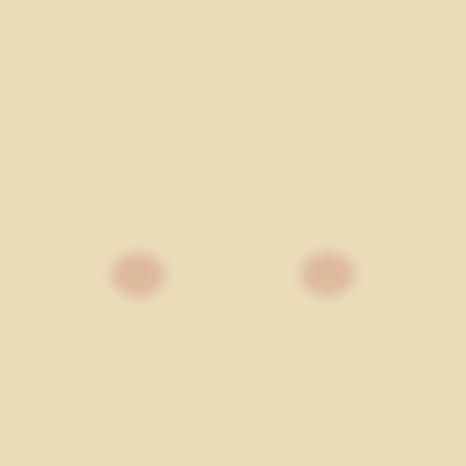
#> input picture face/bg.png, 466 x 466 px
$ python convert_faces.py
#> lines starting #> are read from the running program, lines starting #| are printed output that depends on the picture
"""face/*.png を RGB565 + 8bit アルファの C++ ソースに変換する。

    python tools/convert_faces.py
"""

import re
import sys
from pathlib import Path

LAYER_PATTERN = re.compile(r"^(bg|eyes_\w+|mouth_\w+)$")
VALUES_PER_LINE = 16


def project_dir() -> Path:
    return Path(__file__).resolve().parent.parent


def ensure_pillow() -> None:
    try:
        import PIL  # noqa: F401
    except ImportError:
        sys.exit("Pillow が必要です: pip install pillow")


def to_rgb565(r: int, g: int, b: int) -> int:
    return ((r >> 3) << 11) | ((g >> 2) << 5) | (b >> 3)


def format_array(ctype: str, name: str, values: list[int], hex_width: int) -> str:
    lines = []
    for i in range(0, len(values), VALUES_PER_LINE):
        chunk = values[i : i + VALUES_PER_LINE]
        lines.append("    " + ", ".join(f"0x{v:0{hex_width}X}" for v in chunk) + ",")
    body = "\n".join(lines)
    return f"const {ctype} {name}[] = {{\n{body}\n}};\n"


def convert_layer(path: Path):
    from PIL import Image

    name = path.stem
    image = Image.open(path).convert("RGBA")
#> image is the input picture: PIL image 466x466 RGBA; mean R, G, B, A 234.8, 219.4, 183.5, 255
    width, height = image.size
#> width = 466; height = 466

    if name == "bg":
        box = (0, 0, width, height)
#> box = (0, 0, 466, 466)
        has_alpha = False
    else:
        box = image.getchannel("A").getbbox()
        if box is None:
            raise ValueError(f"{path.name} に不透明なピクセルがありません")
        has_alpha = True

    cropped = image.crop(box)
    pixels = []
    alpha = []
    for r, g, b, a in cropped.getdata():
        pixels.append(to_rgb565(r, g, b))
        alpha.append(a)
#> after the loop, alpha = 217156 items; pixels = 217156 items

    x, y, right, bottom = box
#> x = 0; y = 0; right = 466; bottom = 466
    return {
        "name": name,
        "x": x,
        "y": y,
        "w": right - x,
        "h": bottom - y,
        "pixels": pixels,
        "alpha": alpha if has_alpha else None,
        "canvas": (width, height),
    }


def render_header(layers) -> str:
    width, height = layers[0]["canvas"]
    decls = "\n".join(f"extern const FaceLayer {layer['name']};" for layer in layers)
    return (
        "// 自動生成ファイル: tools/convert_faces.py\n"
        "#pragma once\n\n"
        '#include "../face_layer.h"\n\n'
        "namespace face_assets {\n\n"
        f"constexpr int16_t kWidth = {width};\n"
        f"constexpr int16_t kHeight = {height};\n\n"
        f"{decls}\n\n"
        "}  // namespace face_assets\n"
    )


def render_source(layers) -> str:
    data = []
    defs = []
    for layer in layers:
        name = layer["name"]
        data.append(format_array("uint16_t", f"{name}_pixels", layer["pixels"], 4))
        alpha_ref = "nullptr"
        if layer["alpha"] is not None:
            data.append(format_array("uint8_t", f"{name}_alpha", layer["alpha"], 2))
            alpha_ref = f"{name}_alpha"
        defs.append(
            f"const FaceLayer {name} = {{{layer['x']}, {layer['y']}, "
            f"{layer['w']}, {layer['h']}, {name}_pixels, {alpha_ref}}};"
        )
    return (
        "// 自動生成ファイル: tools/convert_faces.py\n"
        '#include "face_assets.h"\n\n'
        "namespace face_assets {\n\n"
        "namespace {\n\n"
        + "\n".join(data)
        + "\n}  // namespace\n\n"
        + "\n".join(defs)
        + "\n\n}  // namespace face_assets\n"
    )


def find_sources(face_dir: Path) -> list[Path]:
    sources = [p for p in face_dir.glob("*.png") if LAYER_PATTERN.match(p.stem)]
    if not any(p.stem == "bg" for p in sources):
        raise FileNotFoundError(f"{face_dir / 'bg.png'} がありません")
    return sorted(sources, key=lambda p: (p.stem != "bg", p.stem))


def is_up_to_date(inputs: list[Path], outputs: list[Path]) -> bool:
    if not all(p.exists() for p in outputs):
        return False
    newest_input = max(p.stat().st_mtime for p in inputs)
    oldest_output = min(p.stat().st_mtime for p in outputs)
    return oldest_output >= newest_input


def main() -> None:
    root = project_dir()
    face_dir = root / "face"
    out_dir = root / "src" / "generated"
    header = out_dir / "face_assets.h"
    source = out_dir / "face_assets.cpp"

    sources = find_sources(face_dir)
    script = root / "tools" / "convert_faces.py"
    if is_up_to_date(sources + [script], [header, source]):
        return

    ensure_pillow()
    layers = [convert_layer(p) for p in sources]
#> in convert_layer (call 2), `name = path.stem`: name = 'eyes_closed'
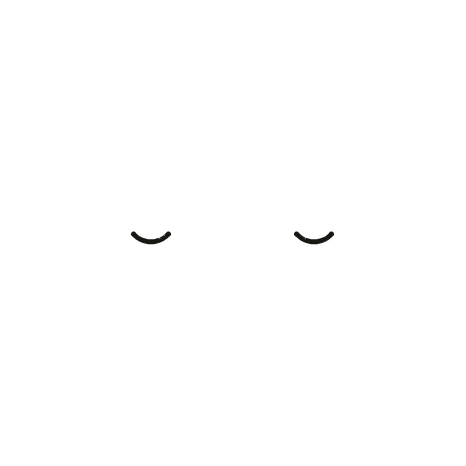
#> input picture face/eyes_closed.png, 466 x 466 px
#> in convert_layer, image is the input picture: PIL image 466x466 RGBA; mean R, G, B, A 0.1, 0.1, 0, 0.5
#> in convert_layer (call 2), `box = image.getchannel("A").getbbox()`: box = (128, 229, 337, 247)
#> in convert_layer (call 2), `cropped = image.crop(box)`:
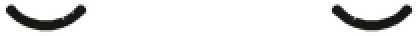
#> cropped: PIL image 209x18 RGBA (shown 2 times larger); mean R, G, B, A 3.1, 3.1, 2.6, 28.6; transparent parts drawn white
#> the loop in convert_layer (call 2), `for r, g, b, a in cropped.getdata():` made 3762 passes
#> a on passes 1 to 3: 0, 0, 0
#> after the loop in convert_layer (call 2), `for r, g, b, a in cropped.getdata():`: alpha = 3762 values, max 255 at index 631, min 0 at index 0, mean 28.64; pixels = 3762 values, max 8480 at index 1495, min 0 at index 0, mean 621.9
#> in convert_layer (call 2), `x, y, right, bottom = box`: x = 128; y = 229; right = 337; bottom = 247
#> in convert_layer (call 3), `name = path.stem`: name = 'eyes_default'
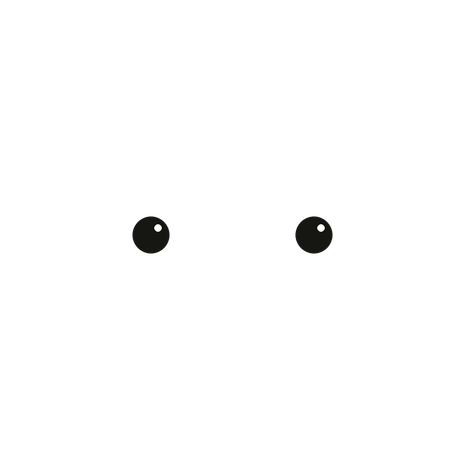
#> input picture face/eyes_default.png, 466 x 466 px
#> in convert_layer, image is the input picture: PIL image 466x466 RGBA; mean R, G, B, A 0.3, 0.3, 0.3, 2.5
#> in convert_layer (call 3), `box = image.getchannel("A").getbbox()`: box = (130, 214, 335, 256)
#> in convert_layer (call 3), `cropped = image.crop(box)`:
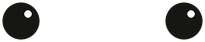
#> cropped: PIL image 205x42 RGBA; mean R, G, B, A 8.1, 8.1, 7.1, 63.6; transparent parts drawn white
#> the loop in convert_layer (call 3), `for r, g, b, a in cropped.getdata():` made 8610 passes
#> after the loop in convert_layer (call 3), `for r, g, b, a in cropped.getdata():`: alpha = 8610 values, max 255 at index 632, min 0 at index 0, mean 63.58; pixels = 8610 values, max 65535 at index 2281, min 0 at index 0, mean 1770.7
#> in convert_layer (call 3), `x, y, right, bottom = box`: x = 130; y = 214; right = 335; bottom = 256
#> layers = 3 items
    canvas = layers[0]["canvas"]
#> canvas = (466, 466)
    for layer in layers:
        if layer["canvas"] != canvas:
            raise ValueError(f"{layer['name']}.png のサイズが bg.png と異なります")
#> this loop made 3 passes

    out_dir.mkdir(parents=True, exist_ok=True)
    header.write_text(render_header(layers), encoding="utf-8")
#> in render_header, `width, height = layers[0]["canvas"]`: width = 466
    source.write_text(render_source(layers), encoding="utf-8")
#> the loop in render_source, `for layer in layers:` made 3 passes
#> (name, alpha_ref) on passes 1 to 3: ('bg', 'nullptr'), ('eyes_closed', 'eyes_closed_alpha'), ('eyes_default', 'eyes_default_alpha')
#> after the loop in render_source, `for layer in layers:`: data = 5 items; defs = 3 items
    names = ", ".join(layer["name"] for layer in layers)
    print(f"convert_faces: {len(layers)} layers -> {out_dir} ({names})")
#| convert_faces: 3 layers -> src/generated (bg, eyes_closed, eyes_default)


if __name__ == "__main__":
    main()
